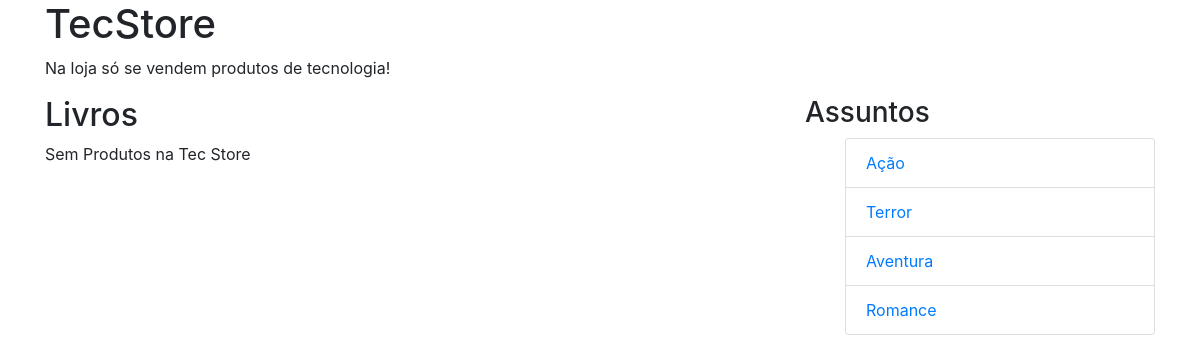
Page /detalhe.php on the committed database.
### tables this page shows
CREATE TABLE `assuntos` (
  `assuntos_id` int(3) UNSIGNED NOT NULL,
  `assuntos_nome` varchar(30) NOT NULL
);

### detalhe.php (the view, shortened to what this page needs)
<!DOCTYPE html>
<html lang="pt-pt">
  <head>
    <link rel="stylesheet" href="https://stackpath.bootstrapcdn.com/bootstrap/4.1.3/css/bootstrap.min.css">
  </head>
  <body>
    <div class ="container">
      <div class="row">
        <div class="col-sm">
          <h1>TecStore</h1>
            <p>Na loja só se vendem produtos de tecnologia!</p>
          </div>
    </div>
      <div class="row">
        <div class="col-sm-8">
          <h2>Livros</h2>
            <?php
            include "sql_connect.php";
             $sql_p = "SELECT livros.livros_id, livros.livros_titulo, livros.livros_autor, livros.livros_copias, livros.livros_datalanc, livros.assuntos_id FROM (livros INNER JOIN assuntos ON livros.assuntos_id=assuntos.assuntos_nome)";
            $resultado_p = $ligacao->query($sql_p);
            if ($resultado_p->num_rows > 0)
            {
                while ($row = $resultado_p->fetch_assoc()){
                echo "<div class=\"card\">
                <div class=\"card-header\">
  ". $row ["livros_id"] ."
  </div>
  <div class=\"card-body\">
    <h5 class=\"card-title\">". $row ["livros_titulo"] . " | " . $row ["assuntos_id"] ."</h5>
    <p class=\"card-text\">". $row ["livros_autor"] . "</p>
    <p class=\"card-text\">". $row ["livros_copias"] . "</p>
    <p class=\"card-text\">" . $row ["livros_datalanc"] . "</p>
  </div>
</div>";
            }
            }else {
                echo "Sem Produtos na Tec Store";
            }
            ?>
          </div>
        <div class="col-sm-4">
          <h3>Assuntos</h3>
            <ul>
                <?php
                $sql_c="SELECT * FROM assuntos";
                $resultado_c=$ligacao->query($sql_c);
                if($resultado_c->num_rows>0){
                    while($rowc=$resultado_c->fetch_assoc()){
                        echo "<li class=\"list-group-item\"> <a href=\"assuntos.php?id=". $rowc["assuntos_id"] . "\">" . $rowc["assuntos_nome"] . "</a></li>";
                  }
                }
            ?>
            </ul>
          </div>
        </div>
      </div>
  </body>
</html>

### rows in the picture
assuntos: assuntos_nome "Ação"
assuntos: assuntos_nome "Terror"
assuntos: assuntos_nome "Aventura"
assuntos: assuntos_nome "Romance"
